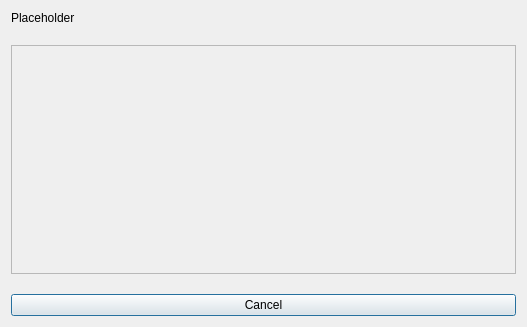
<?xml version="1.0" encoding="UTF-8"?>
<ui version="4.0">
 <class>SelectionDialog</class>
 <widget class="QDialog" name="SelectionDialog">
  <property name="geometry">
   <rect>
    <x>0</x>
    <y>0</y>
    <width>527</width>
    <height>327</height>
   </rect>
  </property>
  <property name="windowTitle">
   <string>Select</string>
  </property>
  <layout class="QVBoxLayout" name="verticalLayout">
   <property name="spacing">
    <number>20</number>
   </property>
   <item>
    <widget class="QLabel" name="descriptionLabel">
     <property name="text">
      <string>Placeholder</string>
     </property>
     <property name="wordWrap">
      <bool>true</bool>
     </property>
    </widget>
   </item>
   <item>
    <widget class="QScrollArea" name="scrollArea">
     <property name="horizontalScrollBarPolicy">
      <enum>Qt::ScrollBarAlwaysOff</enum>
     </property>
     <property name="widgetResizable">
      <bool>true</bool>
     </property>
     <widget class="QWidget" name="scrollAreaWidgetContents">
      <property name="geometry">
       <rect>
        <x>0</x>
        <y>0</y>
        <width>503</width>
        <height>219</height>
       </rect>
      </property>
      <layout class="QVBoxLayout" name="verticalLayout_2">
       <property name="leftMargin">
        <number>0</number>
       </property>
       <property name="topMargin">
        <number>0</number>
       </property>
       <property name="rightMargin">
        <number>0</number>
       </property>
       <property name="bottomMargin">
        <number>0</number>
       </property>
       <item>
        <widget class="QDialogButtonBox" name="buttonBox">
         <property name="sizePolicy">
          <sizepolicy hsizetype="Expanding" vsizetype="Expanding">
           <horstretch>0</horstretch>
           <verstretch>0</verstretch>
          </sizepolicy>
         </property>
         <property name="orientation">
          <enum>Qt::Vertical</enum>
         </property>
         <property name="standardButtons">
          <set>QDialogButtonBox::NoButton</set>
         </property>
         <property name="centerButtons">
          <bool>false</bool>
         </property>
        </widget>
       </item>
      </layout>
     </widget>
    </widget>
   </item>
   <item>
    <widget class="QPushButton" name="cancelButton">
     <property name="text">
      <string>Cancel</string>
     </property>
    </widget>
   </item>
  </layout>
 </widget>
 <resources/>
 <connections/>
</ui>
